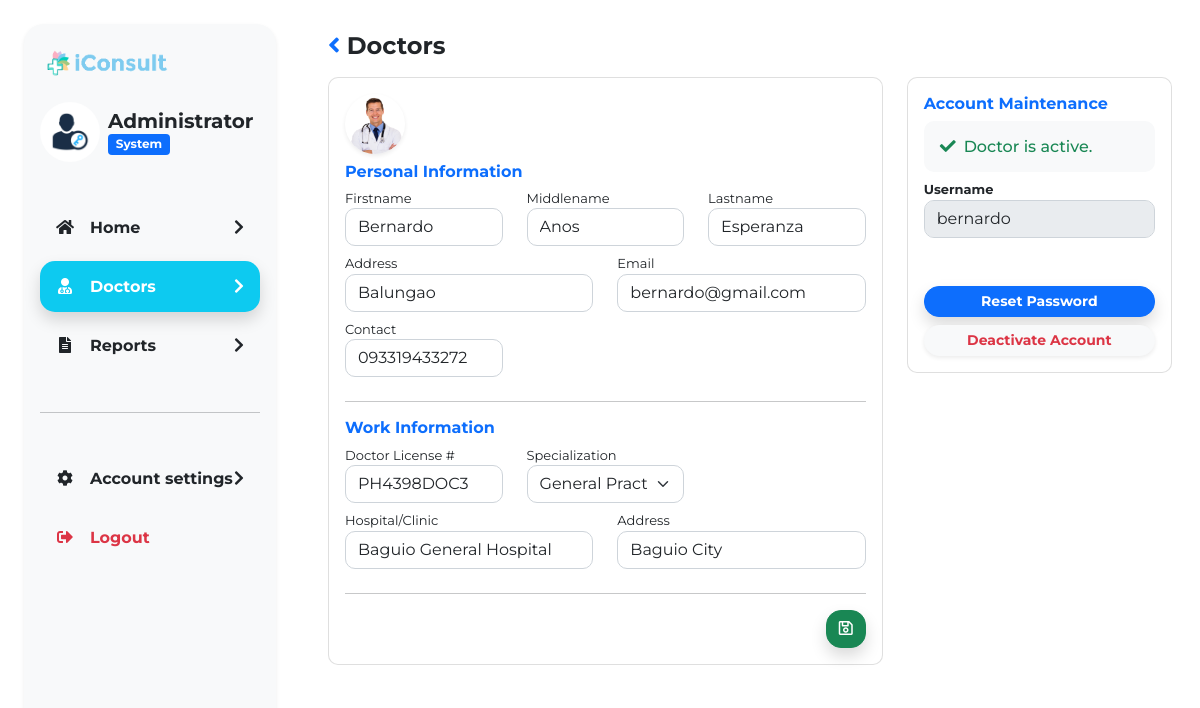
Page /admin/viewdoc.php?4762387523=1 on the committed database.
### tables this page shows
CREATE TABLE `useraccount` (
  `userAccountID` int(11) NOT NULL,
  `username` varchar(20) NOT NULL,
  `password` varchar(100) NOT NULL,
  `userType` int(11) NOT NULL,
  `linkedAccount` int(11) NOT NULL,
  `a_status` int(11) NOT NULL
);

CREATE TABLE `doctortbl` (
  `doctorID` int(11) NOT NULL,
  `firstName` varchar(50) NOT NULL,
  `middleName` varchar(50) NOT NULL,
  `lastName` varchar(50) NOT NULL,
  `gender` int(11) NOT NULL,
  `specialization` varchar(50) NOT NULL,
  `address` varchar(100) NOT NULL,
  `email` varchar(50) NOT NULL,
  `contact` varchar(15) NOT NULL,
  `license` varchar(20) NOT NULL,
  `hospital` varchar(50) NOT NULL,
  `h_address` varchar(50) NOT NULL,
  `imagefile` text NOT NULL
);

### admin/viewdoc.php (the view, shortened to what this page needs)
<?php
include('../php/db_config.php');
$id = $_GET['4762387523'];
$sql = "SELECT * FROM useraccount a INNER JOIN doctortbl b ON a.linkedAccount = b.doctorID WHERE a.linkedAccount=$id AND a.userType = 2";
$result = mysqli_query($conn, $sql);
$doc = $result->fetch_assoc();
?>
<!DOCTYPE html>
<html lang="en">
<head>
    <link href="https://cdn.jsdelivr.net/npm/bootstrap@5.0.0/dist/css/bootstrap.min.css" rel="stylesheet" />
    <link href="https://cdnjs.cloudflare.com/ajax/libs/font-awesome/5.15.1/css/all.min.css" rel="stylesheet" />
    <link rel="stylesheet" href="../css/style.css" />
</head>
<body>
    <div class="container-fluid p-0">
        <div class="row m-0">
            <?php include('components/sidebar.php') ?>
            <div class="col-md-9 col-sm-12 col-12">
                <div class="vh-100 py-3">
                    <div class="p-3">
                        <div class="h4 mb-0 fw-bold"><a href="doctors.php"><i class="fas fa-angle-left"></i></a> Doctors</div>
                        <div class="row mt-3">
                            <div class="col-md-12">
                                <div class="card  border-0 round-1  mb-3 ">
                                    <div class="card-body p-0">
                                        <div class="row">
                                            <div class="col-md-8">
                                                <div class="card round-2 mb-3 ">
                                                    <div class="card-body">
                                                        <div class="mb-2 me-2 round-1 me-3"><img src="../assets/images/<?= $doc['imagefile'] ?>" class="round shadow-sm" height="60" width="60" alt="">
                                                        </div>
                                                        <form id="doctorform" method="post" action="">
                                                            <div class="h6 fw-bold text-primary">
                                                                Personal Information
                                                            </div>
                                                            <div class="row">
                                                                <div class="col-md-4">
                                                                    <div class="smallTxt">Firstname</div>
                                                                    <input type="text" class="form-control mb-2 round-2" name="fname" value="<?= $doc['firstName'] ?>" required>
                                                                </div>
                                                                <div class="col-md-4">
                                                                    <div class="smallTxt">Middlename</div>
                                                                    <input type="text" class="form-control mb-2 round-2" name="mname" value="<?= $doc['middleName'] ?>">
                                                                </div>
                                                                <div class="col-md-4">
                                                                    <div class="smallTxt">Lastname</div>
                                                                    <input type="text" class="form-control mb-2 round-2" name="lname" value="<?= $doc['lastName'] ?>" required>
                                                                </div>
                                                                <div class="col-md-6">
                                                                    <div class="smallTxt">Address</div>
                                                                    <input type="text" class="form-control mb-2 round-2" name="address" value="<?= $doc['address'] ?>" required>
                                                                </div>
                                                                <div class="col-md-6">
                                                                    <div class="smallTxt">Email</div>
                                                                    <input type="email" class="form-control mb-2 round-2" name="email" value="<?= $doc['email'] ?>" required>
                                                                </div>
                                                                <div class="col-md-4">
                                                                    <div class="smallTxt">Contact</div>
                                                                    <input type="text" class="form-control mb-2 round-2" name="contact" value="<?= $doc['contact'] ?>" required>
                                                                </div>
                                                            </div>
                                                            <hr>
                                                            <div class="h6 fw-bold text-primary">Work Information</div>
                                                            <div class="row">
                                                                <div class="col-md-4">
                                                                    <div class="smallTxt">Doctor License #</div>
                                                                    <input type="text" class="form-control mb-2 round-2" name="license" value="<?= $doc['license'] ?>" required>
                                                                </div>
                                                                <div class="col-md-4">
                                                                    <div class="smallTxt">Specialization</div>
                                                                    <select id="" class="form-select mb-2 round-2" name="sp" required>
                                                                        <option value="General Practice" <?= ($doc['specialization'] == 'General Practice') ? "selected" : "" ?>>General Practice</option>
                                                                    </select>
                                                                </div>
                                                                <div class="col-md-4">
                                                                </div>
                                                                <div class="col-md-6">
                                                                    <div class="smallTxt">Hospital/Clinic</div>
                                                                    <input type="text" class="form-control mb-2 round-2" name="hospital" value="<?= $doc['hospital'] ?>" required>
                                                                </div>
                                                                <div class="col-md-6">
                                                                    <div class="smallTxt">Address</div>
                                                                    <input type="text" class="form-control mb-2 round-2" name="h_address" value="<?= $doc['h_address'] ?>" required>
                                                                </div>
                                                            </div>
                                                            <hr>
                                                            <div class="text-end">
                                                                <button type="submit" class="btn btn-success round-1 shadow"><i class="far fa-save"></i></button>
                                                            </div>
                                                        </form>
                                                    </div>
                                                </div>
                                            </div>
                                            <div class="col-md-4">
                                                <div class="card round-2 mb-3">
                                                    <div class="card-body">
                                                        <div class="h6 fw-bold text-primary">
                                                            Account Maintenance
                                                        </div>
                                                        <?php
                                                        if ($doc['a_status'] == 1) {
                                                            echo '<div class="bg-light p-3 mb-2 round-2">
                                                                    <div class="h6 mb-0 text-success"><i class="fas fa-check me-2"></i>Doctor is active.</div>
                                                                </div>';
                                                        } else if ($doc['a_status'] == 2) {
                                                            echo '<div class="bg-light p-3 mb-2 round-2">
                                                                    <div class="h6 mb-0 text-danger"><i class="fas fa-times me-2"></i>Account deactivated.</div>
                                                                </div>';
                                                        }
                                                        ?>
                                                        <div class="smallTxt fw-bold">Username</div>
                                                        <input type="text" class="form-control mb-5  round-2" value="<?= $doc['username'] ?>" readonly>
                                                        <button class="btn btn-primary btn-sm w-100 mb-2 round-1 shadow fw-bold">Reset Password</button>
                                                        <?php
                                                        if ($doc['a_status'] == 1) {
                                                            echo '<button class="btn btn-light text-danger fw-bold btn-sm w-100 shadow-sm round-1" onclick="accountStatus(' . $doc['userAccountID'] . ',2)">Deactivate Account</button>';
                                                        } else {
                                                            echo '<button class="btn btn-light text-danger fw-bold btn-sm w-100 shadow-sm round-1" onclick="accountStatus(' . $doc['userAccountID'] . ',1)">Re-activate Account</button>';
                                                        }
                                                        ?>
                                                    </div>
                                                </div>
                                            </div>
                                        </div>
                                    </div>
                                </div>
                            </div>
                        </div>
                    </div>
                </div>
            </div>
        </div>
    </div>
</body>
</html>

### admin/components/sidebar.php
<div class=" col-md-3 col-sm-12 col-12  d-none d-sm-none d-md-block p-4">
    <div class="card bg-light border-0 round-0 shadow-sm" style="height: calc(100vh - 50px)">
        <div class="card-body">
            <div class=" py-2">
                <div class="mb-3"><a href="../index.php"> <img src="../assets/images/logo.PNG?" alt="" height="30"></a>
                </div>
                <div class="d-flex flex-row align-items-center my-4">
                    <div class="mb me-2"><img src="../assets/images/admin.png" class="round" height="60" width="60" alt=""></div>
                    <div class="">
                        <div class="h5 mb-0 fw-bold text-nowrap">Administrator</div>
                        <div class="h6 mb-0 "><span class="badge bg-primary">System</span></div>
                    </div>
                </div>
                <div class="py-3 ">
                    <div class=" h6 d-flex align-items-center mb-2 py-3 sidebtn round-1" id="navhome" onclick="window.location.href='index.php'">
                        <div class="text-center" style="width: 50px"> <i class="fas fa-home"></i></div>
                        <div class="mb-0 fw-bold">Home</div>
                        <div class="ms-auto me-3"><i class="fas fa-chevron-right"></i></div>
                    </div>
                    <div class=" h6 d-flex align-items-center mb-2 py-3 sidebtn round-1" id="navdoctors" onclick="window.location.href='doctors.php'">
                        <div class="text-center" style="width: 50px"> <i class="fas fa-user-md"></i></div>
                        <div class="mb-0 fw-bold">Doctors</div>
                        <div class="ms-auto me-3"><i class="fas fa-chevron-right"></i></div>
                    </div>
                    <div class=" h6 d-flex align-items-center mb-2 py-3 sidebtn round-1" id="navreports" onclick="window.location.href='reports.php'">
                        <div class="text-center" style="width: 50px"> <i class="fas fa-file-alt"></i></div>
                        <div class="mb-0 fw-bold">Reports</div>
                        <div class="ms-auto me-3"><i class="fas fa-chevron-right"></i></div>
                    </div>
                </div>
                <hr>
                <div class="py-3 mt-4 ">
                    <div class=" h6 d-flex align-items-center mb-2 py-3 sidebtn round-1" id="navaccount" onclick="window.location.href='account.php'">
                        <div class="text-center" style="width: 50px"><i class="fas fa-cog"></i></div>
                        <div class="mb-0 fw-bold">Account settings</div>
                        <div class="ms-auto me-3"><i class="fas fa-chevron-right"></i></div>
                    </div>
                    <div class="text-danger h6 d-flex align-items-center mb-2 py-3 sidebtn round-1" onclick="window.location.href='../php/logout.php'">
                        <div class="text-center" style="width: 50px"> <i class="fas fa-sign-out-alt"></i></div>
                        <div class="mb-0 fw-bold">Logout</div>
                    </div>
                </div>
            </div>
        </div>
    </div>
</div>

### css/style.css (style rules this page uses)
body { font-family: "Montserrat", sans-serif; }
.round-1 { border-radius: 15px; }
.round-2 { border-radius: 10px; }
.round-0 { border-radius: 20px; }
.round { border-radius: 100px; }
.smallTxt { font-size: 13px; }

### rows in the picture
useraccount: doctortbl.imagefile (picture), fname "Bernardo", mname "Anos", lname "Esperanza", address "Balungao", email "bernardo@gmail.com", contact "093319433272", license "PH4398DOC3", hospital "Baguio General Hospital", h_address "Baguio City", username "bernardo"
doctortbl: sp "General Practice"
